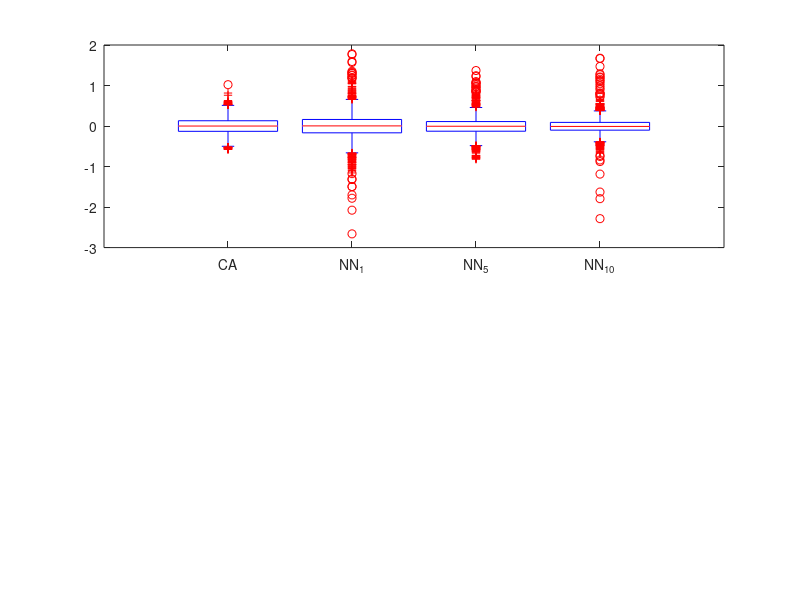

This figure's MATLAB source: (Note: this script raises an error after producing the figure.)
% clear all; close all;

lw = 2.5;
FontSize = 18;
lFontSize = 15;



results = load("results.mat");
results_linearApproximation = load("results_linearApproximation.mat");
NAME = {'CA','NN_1','NN_5','NN_{10}'};

Output = results.Output;
Label = results.Label(:,2)-results.Label(:,1);
Label = Label.*ones(size(Output));
% 
% Output = [Output(:,1),Output];
% Label  = [Label(:,1),Label];
Output = [results_linearApproximation.Output,Output];
Label  = [results_linearApproximation.Label,Label];


Error_div = Output-Label;

figure(1)
subplot(2,1,1)
boxplot(Error_div,'Labels',NAME)
yline([0,0.5,-0.5],":b")
ylabel("Error [mm]")


subplot(2,1,2)
boxplot(abs(Error_div),'Labels',NAME)
yline([0,0.5],":b")
ylabel("Absolute Error [mm]")



disp("Mean Absolute Error: "+num2str(mean(abs(Error_div))));
disp("Varianz Absolute Error:  "+num2str(var(abs(Error_div))));
disp("**********************************************************")
disp("Median Absolute Error:  "+num2str(median(abs(Error_div))));
disp("Quantile 0.25-0.75 Absolute Error:  "+num2str(quantile(abs(Error_div),0.75)-quantile(abs(Error_div),0.25)));
disp("Quantile 0.25 Absolute Error:  "+num2str(quantile(abs(Error_div),0.25)));
disp("Quantile 0.75 Absolute Error:  "+num2str(quantile(abs(Error_div),0.75)));
disp("**********************************************************")
% a = abs(Error_div);
% disp("Cohen's d absolute: "+num2str(mean(a)./sqrt(var(a))))
% a = (Error_div);
% disp("Cohen's d: "+num2str(mean(a)./sqrt(var(a))))


New_median = [];
New_quantile_25 = [];
New_quantile_75 = [];
NumberOfData = [];
figure(2)

dist = 0.25;
tiledlayout(2,2);
for p = 1:size(Label,2)
    error_ = [];
    label_ = [];
    QUANTILE_ = [];
    for d = dist:dist:ceil(max(Label(:,p))*(1/dist))*dist

        o = ((Label(:,p)>(d-dist)).*(Label(:,p)<d))>0;
        label_ = [label_;d*ones(sum(o),1)];
        error_ = [error_;Error_div(o,p)];
        QUANTILE_ = [QUANTILE_;[median(Error_div(o,p)),quantile(Error_div(o,p),0.25),quantile(Error_div(o,p),0.75)]];
    end
%     subplot(size(Label,2)/2,2,p)
    mean([(QUANTILE_),(QUANTILE_(:,3)-QUANTILE_(:,2))])
    ([QUANTILE_(end,:),QUANTILE_(end,3)-QUANTILE_(end,2)])
    nexttile
    boxplot(error_,label_)
    set(gca,'FontSize',14)
    yline(0)
    yline([-2:1:2],':')
    yline([-1.5:1:1.5],':g')
    title(NAME{p}) %,'Interpreter','latex')
    xlabel("Depth [mm]",'FontSize',FontSize)
    ylabel("Difference [mm]",'FontSize',FontSize)
    axis([0,1+length(0.1:dist:ceil(max(Label(:,p))*(1/dist))*dist),min(Error_div(:)),max(Error_div(:))])



    new_median = [];
    new_quantile_25 = [];
    new_quantile_75 = [];
    numberOfData = [];
    for i = unique(label_')

        o = label_==i;

        new_median = [new_median;median((error_(o)))];
        new_quantile_25 = [new_quantile_25;quantile((error_(o)),0.25)];
        new_quantile_75 = [new_quantile_75;quantile((error_(o)),0.75)];
        numberOfData = [numberOfData;sum(o)];

    end
    New_median = [New_median,new_median];
    New_quantile_25 = [New_quantile_25,new_quantile_25];
    New_quantile_75 = [New_quantile_75,new_quantile_75];
    NumberOfData = [NumberOfData,numberOfData];




end

disp("New Median Absolute Error: "+num2str(mean(abs(New_median))));
New_quantile = abs(New_quantile_25-New_quantile_75);
disp("Mean Quantile Length:  "+num2str(mean(New_quantile)));


figure(5)
subplot(2,2,1)
plot(unique(label_'),abs(New_median))
title("absolute median Value")
legend(NAME)
subplot(2,2,2)
plot(unique(label_'),New_quantile)
title("Quantile length")
legend(NAME)
subplot(2,2,3)
plot(unique(label_'),abs(New_median).*New_quantile)
legend(NAME)
title("Quantile*abs(median)")
subplot(2,2,4)
plot(unique(label_'),NumberOfData)
legend(NAME)
title("number of data points")


figure(3)

for p = 1:size(Label,2)
    error_ = [];
    label_ = [];
    for d = 0.1:dist:ceil(max(Label(:,p))*(1/dist))*dist

        o = ((Label(:,p)>(d-dist)).*(Label(:,p)<d))>0;
        label_ = [label_;d*ones(sum(o),1)];
        error_ = [error_;abs(Error_div(o,p))];
    end
    subplot(size(Label,2)/2,2,p)
    boxplot(error_,label_)
    yline(0)
    yline([-2:1:2],':')
    yline([0:0.25:0.9],':g')
    title(NAME{p}) %,'Interpreter','latex')
    xlabel("Depth [mm]")
    ylabel("Error [mm]")
    axis([0,1+length(0.1:dist:ceil(max(Label(:,p))*(1/dist))*dist),0,max(Error_div(:))])







end

figure(4)
I = [501,1000];
for p = 1:size(Label,2)
    subplot(size(Label,2)/2,2,p)
    hold off
    plot(Label(:,p),"--")
    hold on
    plot(Output(:,p))
    title(NAME{p}) %,'Interpreter','latex')
    ylabel("Depth [mm]")
    axis([I(1),I(2),0,4])
end






